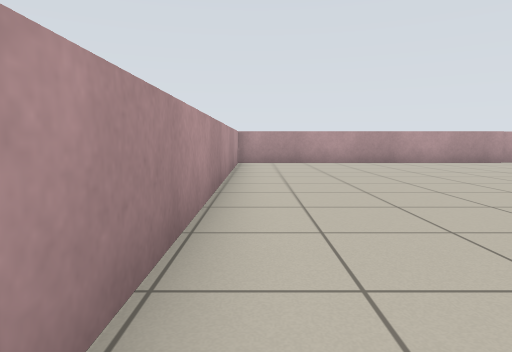
[1] (above)

20 first-person views from a walk through a Stage world. The camera is 0.7 m above the floor, tilts 6° down and sees 75° across. The lines on the ground mark 1 m squares. The floor is counted in squares, 1 m on a side. Each view is taken from the middle of a square. On the plan, view 1 faces up. The plan holds only what a view shows up to about 10 squares ahead; the rest is blank. The place goes on beyond the plan. The robots in the file are not drawn.

[2]
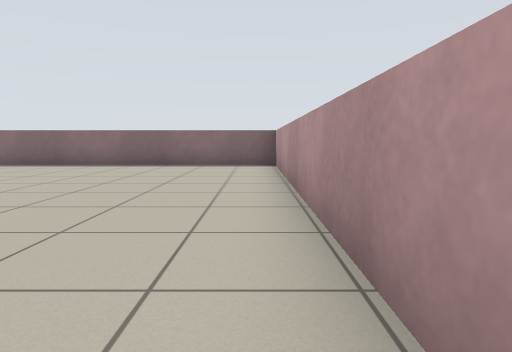

[3]
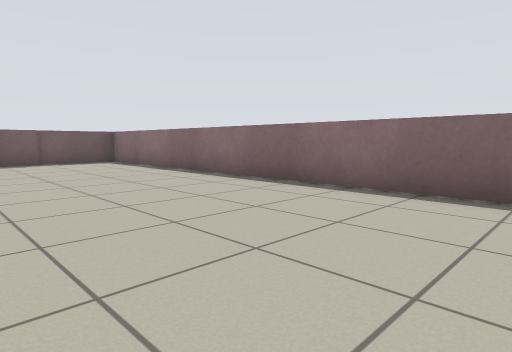

[4]
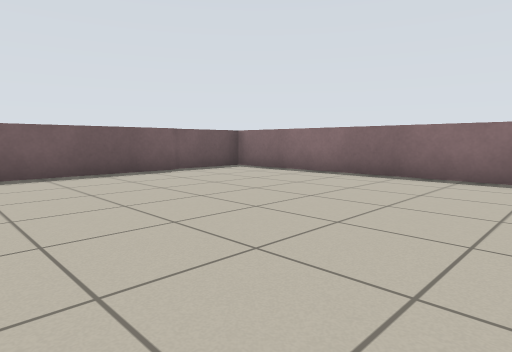

[5]
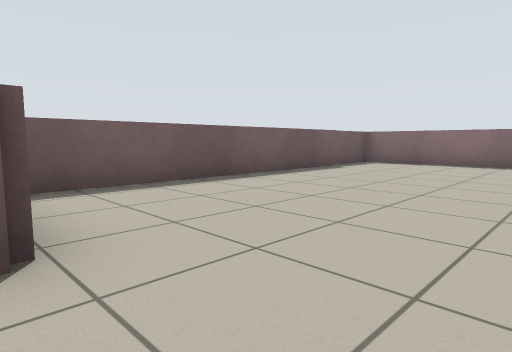

[6]
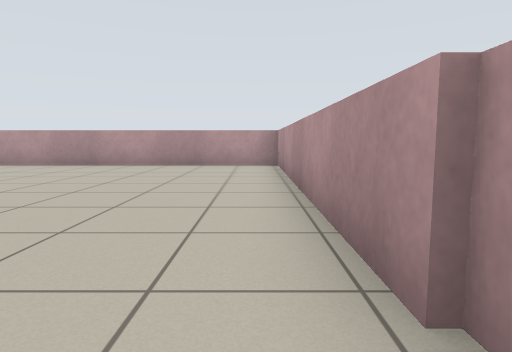

[7]
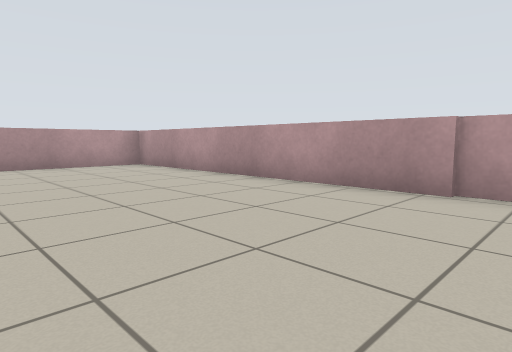

[8]
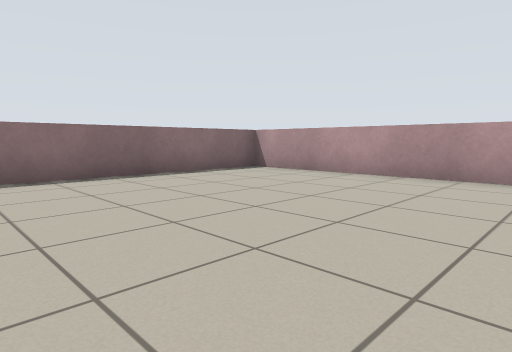

[9]
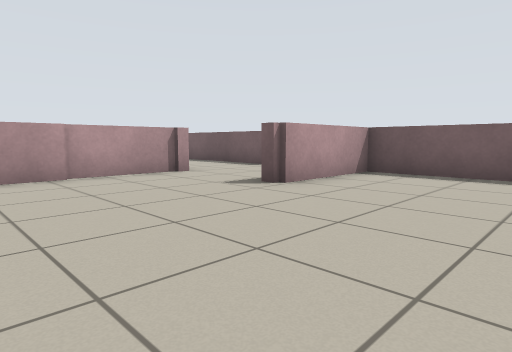

[10]
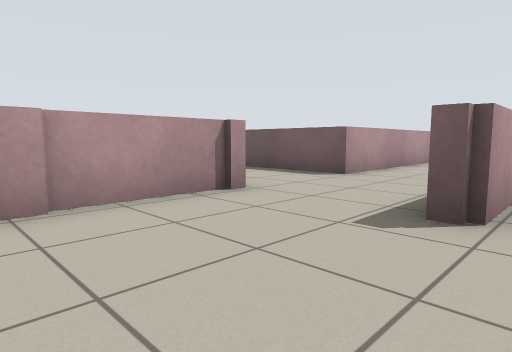

[11]
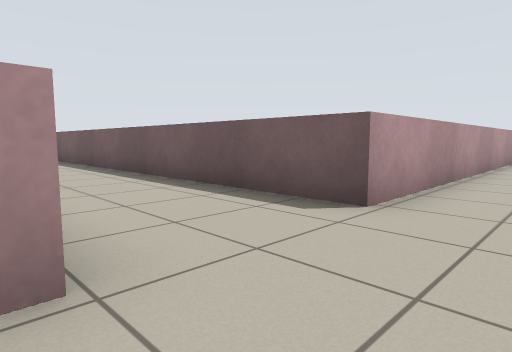

[12]
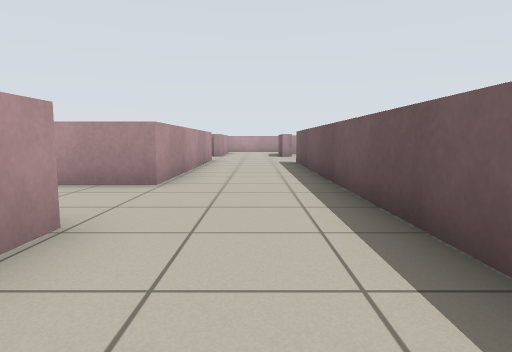

[13]
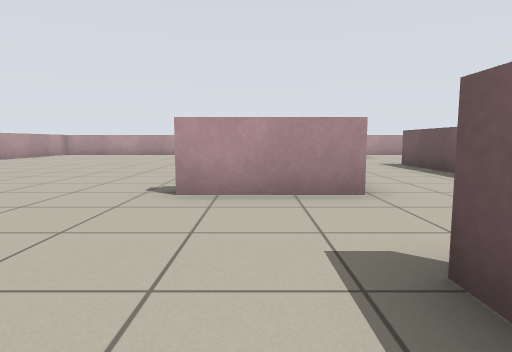

[14]
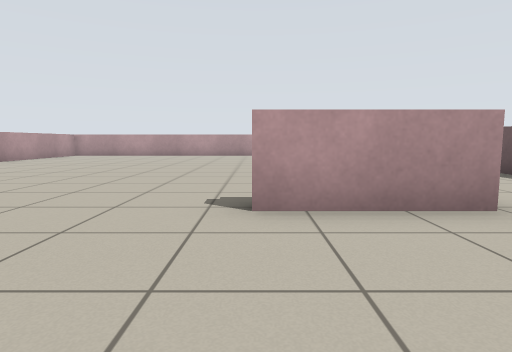

[15]
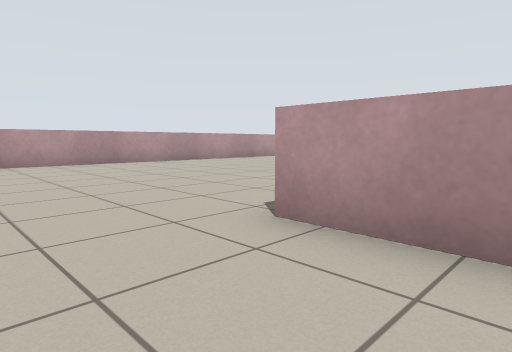

[16]
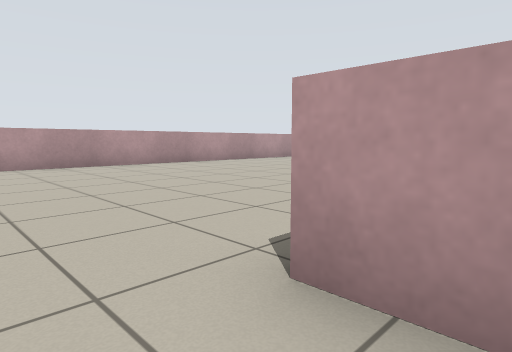

[17]
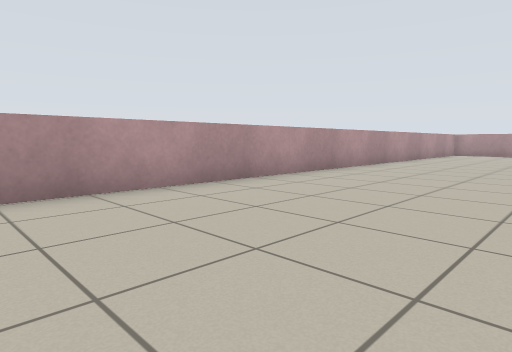

[18]
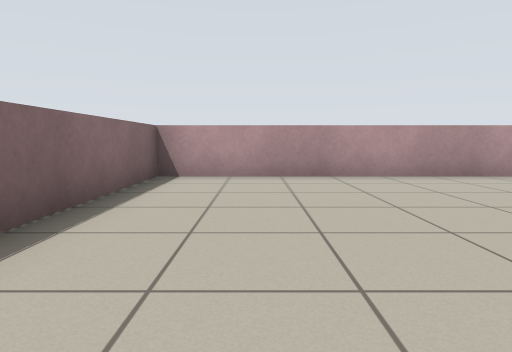

[19]
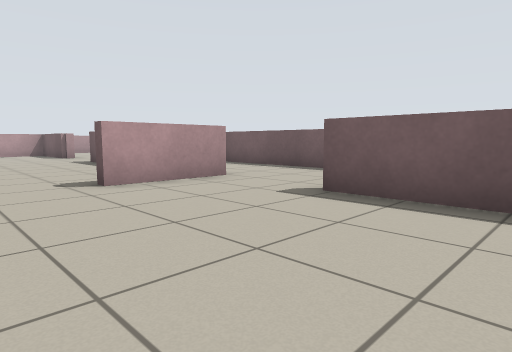

[20]
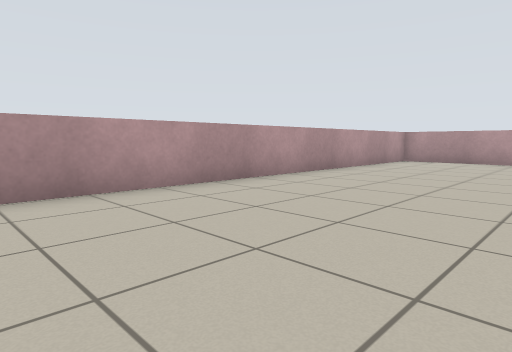

### Floor plan
Key: @ floor where view 1 was taken; # wall or solid block; x gap in a wall; . floor; = window, fence, low wall or low ledge.
Columns run from 1 left of view 1 to 22 right of it. Each row starts with its distance up from view 1.
 24 #..........   x
 23 #..........=..=
 22 #..........=..=
 21 #..........=..=
 20 #..........=..=
 19 #........==#..=
 18 #..............=
 17 #..............=
 16 #..... ........=
 15 #..... ....=...=
 14 #..........=...=
 13 #.......... ...=
 12 #......     ...=
 11 #==========#...=========
 10 #.....................
  9 #...............
  8 #..........====
  7 #.............=
  6 #.............=
  5 #.............=
  4 #.............=
  3 #.............=
  2 #.............=
  1 #.............=
  0 #@............=
 -1 #.............=
 -2 #.............=
 -3 =##############

Where each view was taken, in squares from view 1:
view 1: 0 up, 0 right, facing up
view 2: 7 up, 0 right, facing down
view 3: 2 up, 2 right, facing down-right
view 4: 4 up, 6 right, facing down-right
view 5: 8 up, 8 right, facing down-right
view 6: 10 up, 9 right, facing left
view 7: 6 up, 9 right, facing up-left
view 8: 4 up, 6 right, facing down-left
view 9: 4 up, 6 right, facing up-right
view 10: 7 up, 7 right, facing up-right
view 11: 9 up, 10 right, facing up-right
view 12: 13 up, 12 right, facing up
view 13: 14 up, 9 right, facing up
view 14: 15 up, 8 right, facing up
view 15: 16 up, 10 right, facing up-left
view 16: 17 up, 9 right, facing up-left
view 17: 13 up, 4 right, facing up-left
view 18: 13 up, 6 right, facing left
view 19: 13 up, 6 right, facing up-right
view 20: 19 up, 4 right, facing up-left
